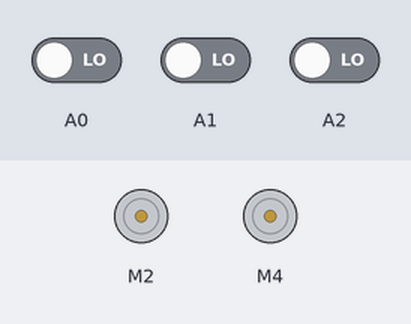
The sketch below on a simulated Arduino Uno, built with avr-gcc and run on an emulated ATmega328P. On the bench: 2 × DC motor (green arrow = forward, orange = backward, longer = faster). The inputs (shaded band) are chosen by the test bench; at power-on: A0 LOW, A1 LOW, A2 LOW.

Above: at 1.2 s.
1.3 s: A0 driven HIGH
At 1.6 s:
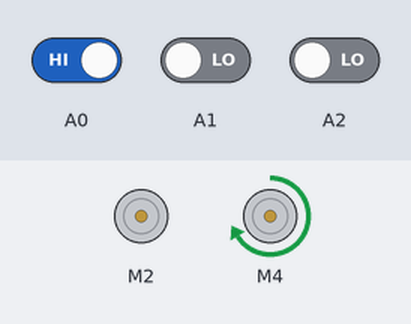
2.8 s: A1 driven HIGH
At 3.9 s:
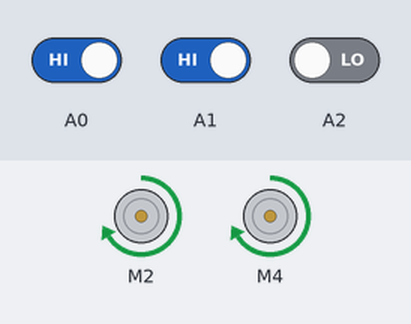
4.3 s: A1 driven LOW
At 5.1 s:
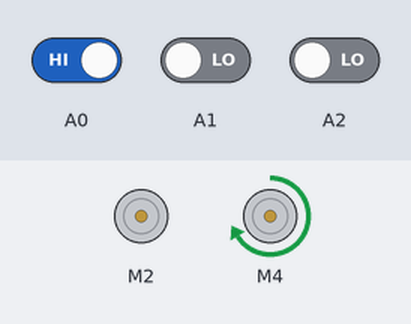
5.8 s: A0 driven LOW
At 6.2 s:
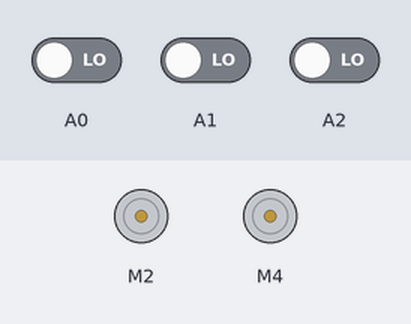
Timing chart, 0 to 8.3 s (numbered marks = the images above; inputs shaded):
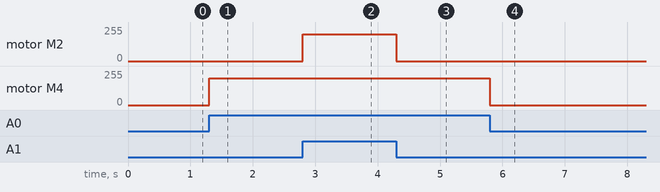

Measured:
- after the input at 1.3 s, motor M4: stopped → forward 200/255 at once
- after the input at 2.8 s, motor M2: stopped → forward 200/255 at once
- after the input at 4.3 s, motor M2: forward 200/255 → stopped at once
- after the input at 5.8 s, motor M4: forward 200/255 → stopped at once

The sketch:

final3sensor.ino
```cpp
#include <AFMotor.h>
AF_DCMotor motor2(2);
AF_DCMotor motor4(4);
void setup() {
  pinMode(A0, INPUT);
  pinMode(A1, INPUT);
  pinMode(A2, INPUT);
  Serial.begin(9600);
  motor2.setSpeed(200);//set the speed to 200/255
  motor4.setSpeed(200);//set the speed to 200/255
}
void loop() {

  if (digitalRead(A2) == 1)
  {
    motor4.run(FORWARD);//turn it on going forward
    motor2.run(RELEASE);//stopped
  }
  else if (digitalRead(A1) == 1)
  {
    motor2.run(FORWARD);
    motor4.run(FORWARD);
  }
  else if (digitalRead(A0) == 1) {
    motor2.run(RELEASE);//stopped
    motor4.run(FORWARD);//stopped
  }
   else {
  motor2.run(RELEASE);//stopped
  motor4.run(RELEASE);//stopped
  }

}
```
